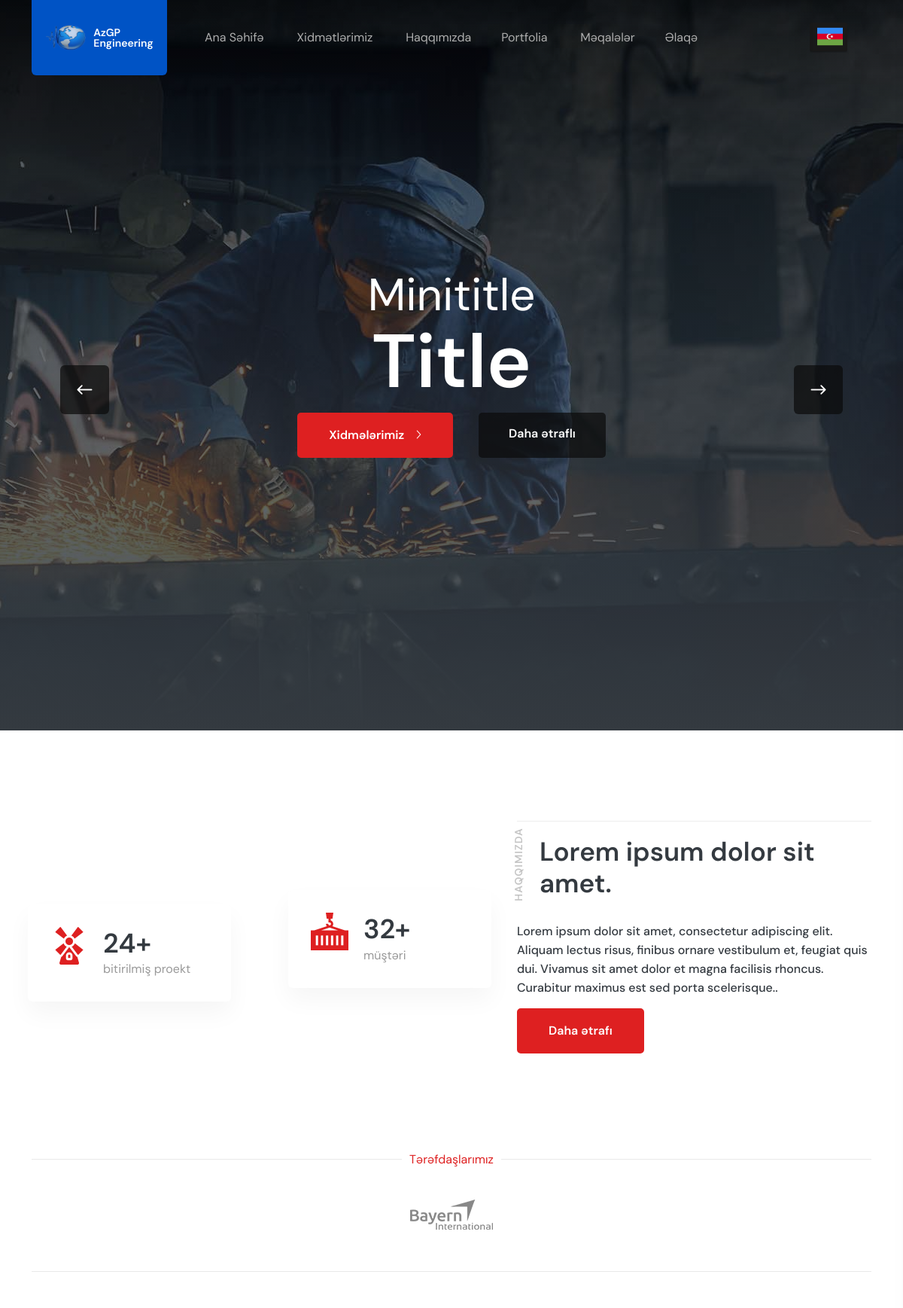
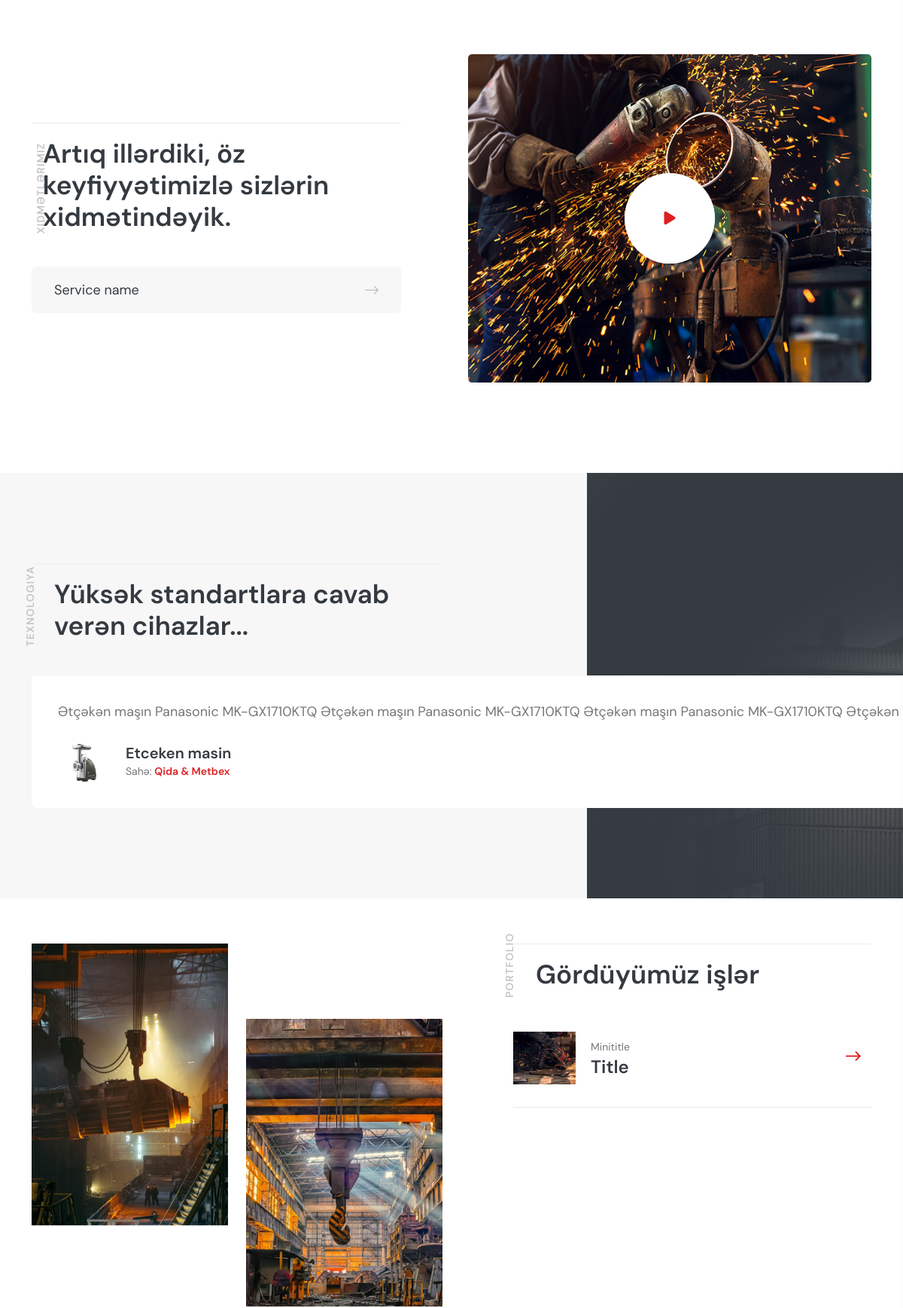
The page / (upper part) on the database its author committed (2 pictures, top to bottom).
### app/models.py (models this page shows, shortened)
class HeaderSlide(models.Model):
    minititle = models.CharField(max_length=330)
    title = models.CharField(max_length=340)
    mainimage = models.ImageField()
    name = models.CharField(max_length=500)
    icon = models.FileField(null=True,blank=True)

class HomeAbout(models.Model):
    project_done = models.SmallIntegerField(null=True,blank=True)
    happy_customer = models.SmallIntegerField(null=True,blank=True)
    image = models.ImageField()
    title = models.CharField(max_length=440)
    description = models.TextField(max_length=400)

class Partners(models.Model):
    title = models.CharField(max_length=100)
    image = models.ImageField()

class BaseMixin(models.Model):
    slug = models.SlugField(unique=True,editable=False,blank=True,null=True)
    created_at = models.DateField(auto_now_add=True,blank=True,null=True,)
    class Meta:
        abstract = True

class Services(BaseMixin):
    minititle = models.CharField(max_length=330)
    title = models.CharField(max_length=340)
    mainimage = models.ImageField()
    image = models.ImageField(null=True,blank=True)
    name = models.CharField(max_length=500)
    description = models.TextField()
    description2 = models.TextField()
    icon = models.FileField(null=True,blank=True)

class Equipment(models.Model):
    title = models.CharField(max_length=400)
    description = models.TextField()
    image = models.ImageField()
    field = models.CharField(max_length=200,blank=True)

class Portfolia(BaseMixin):
    minititle = models.CharField(max_length=330)
    title = models.CharField(max_length=340)
    mainimage = models.ImageField()
    name = models.CharField(max_length=500)
    description = models.TextField()
    strong_description = models.TextField(null=True,blank=True)
    description2 = models.TextField()
    icon = models.FileField(null=True,blank=True)
    field = models.ForeignKey(Field,on_delete=models.CASCADE,null=True)
    value = models.SmallIntegerField(null=True,blank=True)
    client_country = models.CharField(max_length=400,null=True,blank=True)

### app/views.py (the view)
# urls.py: path('',home,name='home'),
def home(request):
    if HomeAbout.objects.exists():
        about = HomeAbout.objects.first()
    partners = Partners.objects.all()
    equips = Equipment.objects.all()
    services = Services.objects.all()
    portfolio = Portfolia.objects.all()
    blogs = Blog.objects.all()
    header = HeaderSlide.objects.all()
    context = {
        'about':about,
        'partners':partners,
        'equips':equips,
        'services':services,
        'portfolio':portfolio,
        'blogs':blogs,
        'headers':header
    }
    return render(request,'index.html',context)

### templates/index.html (shortened to what this page needs)
<!doctype html>
{% load static %}
{% load i18n %}
<html class="no-js" lang="zxx">
<head>
      <link rel="stylesheet" href="{% static 'assets/css/bootstrap.css' %}">
      <link rel="stylesheet" href="{% static 'assets/css/meanmenu.css' %}">
      <link rel="stylesheet" href="{% static 'assets/css/animate.css' %}">
      <link rel="stylesheet" href="{% static 'assets/css/owl-carousel.css' %}">
      <link rel="stylesheet" href="{% static 'assets/css/swiper-bundle.css' %}">
      <link rel="stylesheet" href="{% static 'assets/css/backtotop.css' %}">
      <link rel="stylesheet" href="{% static 'assets/css/magnific-popup.css' %}">
      <link rel="stylesheet" href="{% static 'assets/css/nice-select.css' %}">
      <link rel="stylesheet" href="{% static 'assets/css/flaticon.css' %}">
      <link rel="stylesheet" href="{% static 'assets/css/font-awesome-pro.css' %}">
      <link rel="stylesheet" href="{% static 'assets/css/spacing.css' %}">
      <link rel="stylesheet" href="{% static 'assets/css/style.css' %}">
   </head>
   <body>
      <header id="header-sticky" class="header-area">
         <div class="container">
               <div class="row align-items-center">
                  <div class="col-xl-2 col-lg-2 col-md-6 col-6">
                     <div class="logo-area">
                           <div class="logo">
                              <a href="{% url 'home' %}" style="display: flex;justify-content:center;align-items:center; width:100%;"><img style="width:30%;filter:opacity(0.8);height:40px;" src="{% static 'azgp_logo2.png' %}" alt=""><div style="display: grid;line-height:14px;color:white;font-weight:600;margin-left:10px;"><span>AzGP</span><span>Engineering</span></div></a>
                           </div>
                     </div>
                  </div>
                  <div class="col-xl-9 col-lg-8 col-md-6 col-6">
                     <div class="menu-area menu-padding">
                           <div class="main-menu">
                              <nav id="mobile-menu">
                                 <ul>
                                    <li ><a href="{% url 'home' %}">Ana Səhifə</a>
                                    </li>
                                    <li><a href="{% url 'services' %}">Xidmətlərimiz</a>
                                    </li>
                                    <li ><a href="{% url 'about' %}">Haqqımızda</a>
                                       <li><a href="{% url 'portfolio' %}">Portfolia</a></li>
                                    <li ><a href="{% url 'blog' %}">Məqalələr</a>
                                    <li><a href="{% url 'contact' %}">Əlaqə</a></li>
                                 </ul>
                              </nav>
                           </div>
                     </div>
                  </div>
                  <div class="col-xl-1 col-lg-2 d-none d-lg-block">
                     <div class="header-info f-right">
                        <div class="dinozavr"
                        style="display:flex;align-items:center;justify-content:center;gap:2rem;">
                        <div id="lang_selector" class="language-dropdown">
                            <label for="toggle" class="lang-flag lang-en" title="Click to select the language">
                                <span class="flag"></span>
                            </label>
                        </div>
                    </div>
                     </div>
                  </div>
               </div>
         </div>
      </header>
      <main>
      <section class="slider-area fix">
         <div class="swiper main-slider swiper-container swiper-container-fade">
            <div class="swiper-wrapper p-relative">
               {% for head in headers %}
               <div class="item-slider sliderm-height p-relative swiper-slide">
                  <div class="slide-bg" data-background="{{head.mainimage.url}}"></div>
                  <div class="container">
                     <div class="row ">
                        <div class="col-lg-12">
                           <div class="slider-contant mt-25">
                               <span data-animation="fadeInUp" data-delay=".3s">{{head.minititle}}</span>
                               <h2 class="slider-title" data-animation="fadeInUp" data-delay=".6s">{{head.title}}</h2>
                               <div class="slider-button" data-animation="fadeInUp" data-delay=".9s">
                                   <a href="{% url 'services' %}" class="tp-btn mr-30">Xidmələrimiz<i class="fal fa-angle-right"></i></a>
                                   <a href="{% url 'about' %}" class="tp-btn-2">Daha ətraflı</a>
                               </div>
                           </div>
                        </div>
                     </div>
                  </div>
               </div>
               {% endfor %}
            </div>
            <div class="swiper-button-prev ms-button"><i class="far fa-long-arrow-left"></i></div>
            <div class="swiper-button-next ms-button"><i class="far fa-long-arrow-right"></i></div>
         </div>
      </section>
      <section class="about__area pt-120 pb-90">
         <div class="container">
            <div class="row align-items-center">
               <div class="col-xl-6 col-lg-6">
                  <div class="ab-tab-info mb-30">
                     <div class="ab-image w-img">
                     </div>
                     <div class="absp-text absp-text-1">
                        <i class="flaticon-windmill"></i>
                        <div class="absp-info">
                           <h5><span class="counter">{{about.project_done}}</span>+</h5>
                           <span class="absm-title">bitirilmiş proekt</span>
                        </div>
                     </div>
                     <div class="absp-text absp-text-2">
                        <i class="flaticon-container-1"></i>
                        <div class="absp-info">
                           <h5><span class="counter">{{about.happy_customer}}</span>+</h5>
                           <span class="absm-title">müştəri</span>
                        </div>
                     </div>
                  </div>
               </div>
               <div class="col-xl-6 col-lg-6">
                  <div class="ab-left-content">
                     <div class="section__wrapper mb-30">
                        <h4 class="section__title">{{about.title}}</h4>
                        <div class="r-text">
                           <span>Haqqımızda</span>
                        </div>
                     </div>
                     <p class="abd-text">{{about.description}}.</p>
                     <div class="ab-button mb-30">
                        <a href="{% url 'about' %}" class="tp-btn">Daha ətrafı</a>
                     </div>
                  </div>
               </div>
            </div>
         </div>
      </section>
      <section class="brand__area pb-120">
         <div class="container">
            <div class="row">
               <div class="col-xl-12">
                  <div class="brand__title text-center">
                     <span>Tərəfdaşlarımız</span>
                  </div>
               </div>
            </div>
            <div class="row">
               <div class="col-xl-12">
                  <div class="brand__slider swiper-container">
                     <div class="swiper-wrapper">
                        {% for partner in partners %}
                        <div class="brand__slider-item swiper-slide">
                           <a href="#"><img src="{{partner.image.url}}" alt=""></a>
                        </div>
                        {% endfor %}
                     </div>
                  </div>
               </div>
            </div>
         </div>
      </section>
      <section class="feature__area pb-80">
         <div class="container">
            <div class="row align-items-center">
               <div class="col-xl-6 col-lg-6">
                  <div class="feature__left mb-40">
                     <div class="section__wrapper mb-45">
                        <h4 class="section__title" style="margin-left:3%;">Artıq illərdiki, öz keyfiyyətimizlə sizlərin xidmətindəyik.</h4>
                        <div class="r-text">
                           <span>Xidmətlərimiz</span>
                        </div>
                     </div>
                     <div class="feature__list">
                        <ul>
                           {% for service in services %}
                           <li><a href="#">{{service.name}}<i class="fa-light fa-arrow-right-long"></i></a></li>
                           {% endfor %}
                        </ul>
                     </div>
                  </div>
               </div>
               <div class="col-xl-6 col-lg-6">
                  <div class="feature__images w-img mb-40">
                     <div class="vide-button">
                        <a href="https://www.youtube.com/watch?v=o4GuSJYSzrY" class="popup-video"><i class="fa-solid fa-play"></i></a>
                     </div>
                  </div>
               </div>
            </div>
         </div>
      </section>
      <section class="testimonial__area grey-bg-5 pt-120 pb-120 fix">
         <div class="testimonial__right-bg">
         </div>
         <div class="container">
            <div class="row">
               <div class="col-xl-6">
                  <div class="section__wrapper mb-45">
                     <h4 class="section__title">Yüksək standartlara cavab verən cihazlar...</h4>
                     <div class="r-text">
                        <span>Texnologiya</span>
                     </div>
                  </div>
               </div>
               <div class="col-xl-12">
                  <div class="testimonial__slider swiper-container">
                     <div class="testimonial__wrapper swiper-wrapper">
                        {% for equip in equips %}
                        <div class="testimonial__item swiper-slide">
                           <p class="review__text">{{equip.description}}</p>
                           <div class="review__info mt-30">
                              <a href="#"><img style="width:70px;height:50px;" src="{{equip.image.url}}" alt=""></a>
                              <div class="client__content">
                                 <h5 class="client__name"><a href="#">{{equip.title}}</a></h5>
                                 <div class="client__designation"><p>Sahə: <a href="#">{{equip.field}}</a></p></div>
                              </div>
                           </div>
                        </div>
                        {% endfor %}
                     </div>
                  </div>
               </div>
            </div>
         </div>
      </section>
      <section class="process__area pb-100" style="margin-top:5%;">
         <div class="container">
            <div class="row">
               <div class="col-xl-6">
                  <div class="process__images">
                     <div class="row">
                        <div class="col-xl-6 col-lg-6 col-md-6 col-sm-6">
                           <div class="image-1 w-img">
                              <img src="{% static 'assets/img/process/process-1.jpg' %}" alt="">
                           </div>
                        </div>
                        <div class="col-xl-6 col-lg-6 col-md-6 col-sm-6">
                           <div class="image-2 w-img">
                              <img src="{% static 'assets/img/process/process-2.jpg' %}" alt="">
                           </div>
                        </div>
                     </div>
                  </div>
               </div>
               <div class="col-xl-6">
                  <div class="process__right">
                     <div class="section__wrapper mb-55">
                        <h4 class="section__title">Gördüyümüz işlər</h4>
                        <div class="r-text">
                           <span>Portfolio</span>
                        </div>
                     </div>
                     <div class="proceess__list" style="overflow-y: scroll;overflow-x:hidden; max-height: 379px;">
                        {% for work in portfolio %}
                        <div class="process__list-item mb-30" style="padding-right: 3%;">
                           <div class="process__list-info">
                              <div class="process__list-icon">
                                 <img style="width: 83px;height:70px;" src="{{work.mainimage.url}}" alt="">
                              </div>
                              <div class="process__list-content">
                                 <span>{{work.minititle}}</span>
                                 <h5><a href="#">{{work.title}}</a></h5>
                              </div>
                           </div>
                           <div class="process__list-sp-icon">
                              <a href="#"><i class="fa-light fa-arrow-right-long"></i></a>
                           </div>
                        </div>
                        {% endfor %}
                     </div>
                  </div>
               </div>
            </div>
         </div>
      </section>
     </main>
   </body>
</html>

### static/assets/css/spacing.css (style rules this page uses)
.mt-25 { margin-top:25px }
.mt-30 { margin-top:30px }
.mb-30 { margin-bottom:30px }
.mb-40 { margin-bottom:40px }
.mb-45 { margin-bottom:45px }
.mb-55 { margin-bottom:55px }
.mr-30 { margin-right:30px }
.pt-120 { padding-top:120px }
.pb-80 { padding-bottom:80px }
.pb-90 { padding-bottom:90px }
.pb-100 { padding-bottom:100px }
.pb-120 { padding-bottom:120px }

### templates/index.html (style rules this page uses)
.section__wrapper .r-text { position: absolute; left: -10%; bottom: 32%; transform: rotate(-90deg); }
.logo { background-color:#0053c5; }

### rows shown on the page
HeaderSlide: minititle "Minititle", title "Title"
HomeAbout: project_done "24", happy_customer "32", title "Lorem ipsum dolor sit amet.", description "Lorem ipsum dolor sit amet, consectetur adipiscing elit. Aliquam lectus risus, finibus ornare vestibulum et, feugiat quis dui. Vivamus sit amet dolor et magna facilisis rhoncus. Curabitur maximus est sed porta scelerisque."
Partners: image (picture)
Services: name "Service name"
Equipment: description "Ətçəkən maşın Panasonic MK-GX1710KTQ Ətçəkən maşın Panasonic MK-GX1710KTQ Ətçəkən maşın Panasonic MK-GX1710KTQ Ətçəkən…", image (picture), title "Etceken masin", field "Qida & Metbex"
Portfolia: mainimage (picture), minititle "Minititle", title "Title"
